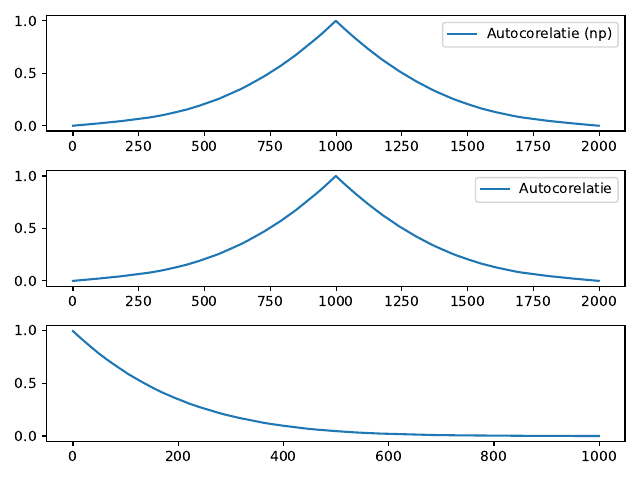

Write Python code to recreate this figure.
import numpy as np
import pandas as pd
import matplotlib.pyplot as plt

def sinus(A, f0, phi):
    def x(t):
        return A * np.sin(2 * np.pi * f0 * t + phi)

    return x

def acor(y, lag):
    yl = y[:len(y) - lag]
    yl = np.concatenate([yl, [0] * lag])
    return np.dot(y, yl)

if __name__ == '__main__':
    np.random.seed(1)
    N = 1000
    time = np.arange(N)

    trend = 0.0001 * time**2 - 0.005 * time + 5
    amplitude = 0.25 + 0.001 * time  
    frequency = 0.00001 * time 
    sezon = amplitude * np.sin(2 * np.pi * frequency * time)
    variatii = np.random.normal(0, 1, N)
    y = trend + sezon + variatii

    acors = np.zeros(N)
    for i in range(N):
        acors[i] = acor(y, i + 1)

    autocorr = np.convolve(y, np.flip(y), mode = 'full')
    fig, axs = plt.subplots(3)
    axs[1].plot(autocorr / np.dot(y, y), label = 'Autocorelatie')
    axs[0].plot(np.correlate(y, y, mode = 'full') / (np.dot(y, y)), label = 'Autocorelatie (np)')
    axs[2].plot(acors / np.dot(y, y))
    plt.tight_layout()
    axs[1].legend()
    axs[0].legend()
    plt.savefig('./labs/08/01b.pdf')
    plt.show()